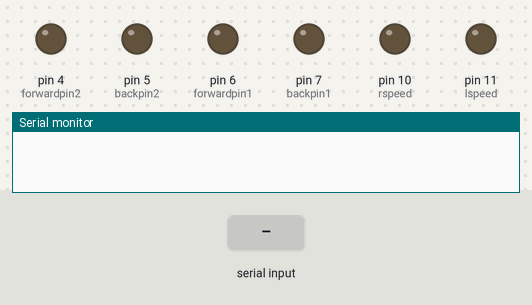
Bench run of a sketch on a simulated Arduino Uno, built with avr-gcc and run on an emulated ATmega328P. Shown: output pins drawn as LEDs (lit = HIGH), the last lines printed to the serial monitor. The inputs (shaded band) are chosen by the test bench.

Above: at 1.2 s.
1.3 s: "1\n" received over Serial
At 2.4 s:
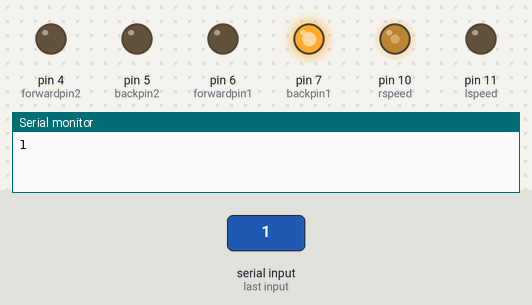
2.8 s: byte 50 ('2') received over Serial
At 3.6 s:
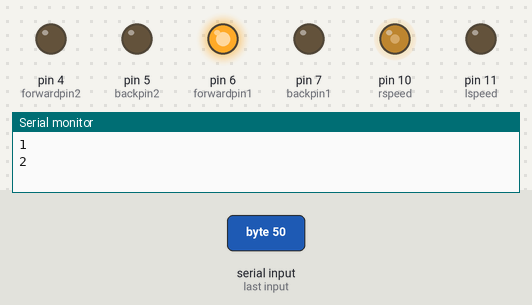
4.3 s: byte 51 ('3') received over Serial
At 4.7 s:
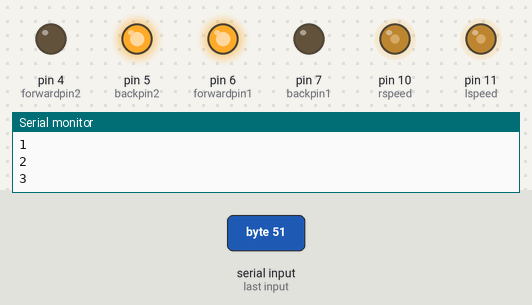
5.8 s: byte 52 ('4') received over Serial
At 7.0 s:
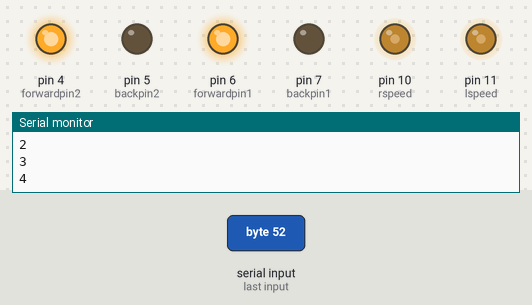
7.3 s: byte 53 ('5') received over Serial
At 8.2 s:
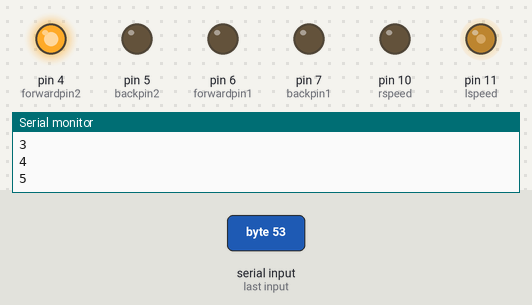
8.8 s: byte 49 ('1') received over Serial
At 9.3 s:
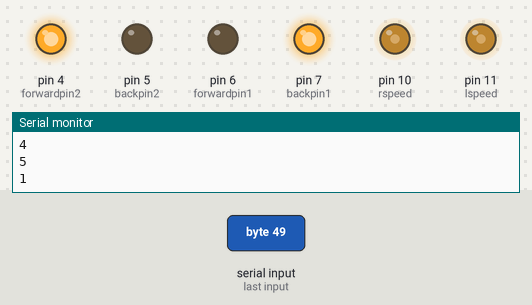
Timing chart, 0 to 11.3 s (numbered marks = the images above; inputs shaded):
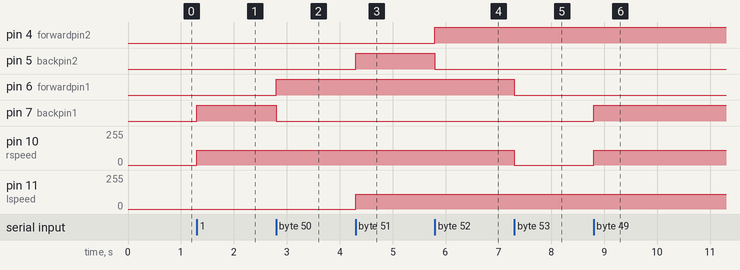

Measured:
- after the input at 1.3 s, pin 7 (backpin1): LOW → HIGH at once; pin 10 (rspeed): 0/255 → 110/255 at once
- after the input at 2.8 s, pin 6 (forwardpin1): LOW → HIGH at once; pin 7 (backpin1): HIGH → LOW at once
- after the input at 4.3 s, pin 5 (backpin2): LOW → HIGH at once; pin 11 (lspeed): 0/255 → 110/255 at once
- after the input at 5.8 s, pin 4 (forwardpin2): LOW → HIGH at once; pin 5 (backpin2): HIGH → LOW at once
- after the input at 7.3 s, pin 6 (forwardpin1): HIGH → LOW at once; pin 10 (rspeed): 110/255 → 0/255 at once
- after the input at 8.8 s, pin 7 (backpin1): LOW → HIGH at once; pin 10 (rspeed): 0/255 → 110/255 at once

The sketch:

tank_control.ino
```cpp
int backpin1 = 7;
int forwardpin1 = 6;
int backpin2 = 5;
int forwardpin2 = 4;
char incoming_value = " ";
int mspeed = 110;
int rspeed = 10;
int lspeed = 11;

void setup() {
  // put your setup code here, to run once:
  pinMode(backpin1,OUTPUT);
  pinMode(forwardpin1,OUTPUT);
  pinMode(backpin2,OUTPUT);
  pinMode(forwardpin2,OUTPUT);
  pinMode(rspeed,OUTPUT);
  pinMode(lspeed,OUTPUT);
  Serial.begin(9600);


}

void loop() {
  // put your main code here, to run repeatedly:
  if(Serial.available() > 0){
    incoming_value = Serial.read();
    Serial.print(incoming_value);
    Serial.print("\n");

    if(incoming_value == '1'){
     //right side forward
      analogWrite(rspeed,mspeed);
      digitalWrite(backpin1,HIGH);
      digitalWrite(forwardpin1,LOW);

    }
    if(incoming_value == '2'){
      //right side backward
      analogWrite(rspeed,mspeed);
      digitalWrite(backpin1,LOW);
      digitalWrite(forwardpin1,HIGH);
    }
    if(incoming_value == '3'){
      //left side forward
      analogWrite(lspeed,mspeed);
      digitalWrite(backpin2,HIGH);
      digitalWrite(forwardpin2,LOW);
    }
    if(incoming_value == '4'){
      //left side backward
      analogWrite(lspeed,mspeed);
      digitalWrite(backpin2,LOW);
      digitalWrite(forwardpin2,HIGH);
    }
    if(incoming_value == '5'){
      //right side stop
      analogWrite(rspeed,0);
      digitalWrite(backpin1,LOW);
      digitalWrite(forwardpin1,LOW);
    }
    if(incoming_value == '6'){
      //left side stop
      analogWrite(lspeed,0);
      digitalWrite(backpin2,LOW);
      digitalWrite(forwardpin2,LOW);
    }
  }
}
```
